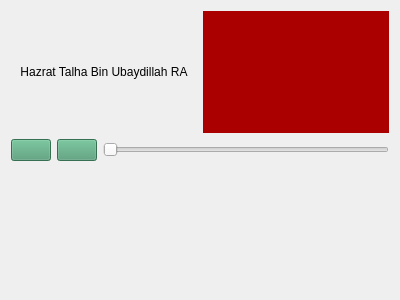
<?xml version="1.0" encoding="UTF-8"?>
<ui version="4.0">
 <class>Talha</class>
 <widget class="QWidget" name="Talha">
  <property name="geometry">
   <rect>
    <x>0</x>
    <y>0</y>
    <width>400</width>
    <height>300</height>
   </rect>
  </property>
  <property name="windowTitle">
   <string>Form</string>
  </property>
  <property name="styleSheet">
   <string notr="true">background-image: url(:/res/talha.jpeg);</string>
  </property>
  <layout class="QGridLayout" name="gridLayout">
   <item row="0" column="0" colspan="3">
    <layout class="QHBoxLayout" name="horizontalLayout">
     <item>
      <widget class="QLabel" name="label">
       <property name="styleSheet">
        <string notr="true">color: rgb(0, 0, 0);
font: 700 12pt &quot;Segoe Print&quot;;</string>
       </property>
       <property name="text">
        <string>Hazrat Talha Bin Ubaydillah RA</string>
       </property>
       <property name="alignment">
        <set>Qt::AlignCenter</set>
       </property>
       <property name="wordWrap">
        <bool>true</bool>
       </property>
      </widget>
     </item>
     <item>
      <widget class="QLabel" name="label_2">
       <property name="styleSheet">
        <string notr="true">background-color: rgb(170, 0, 0);
font: 24pt &quot;Wide Latin&quot;;</string>
       </property>
       <property name="text">
        <string/>
       </property>
       <property name="alignment">
        <set>Qt::AlignCenter</set>
       </property>
       <property name="wordWrap">
        <bool>true</bool>
       </property>
      </widget>
     </item>
    </layout>
   </item>
   <item row="1" column="0">
    <widget class="QPushButton" name="pushButton">
     <property name="styleSheet">
      <string notr="true">background-color: rgb(77, 155, 115);
color: rgb(170, 159, 0);</string>
     </property>
     <property name="text">
      <string/>
     </property>
    </widget>
   </item>
   <item row="1" column="1">
    <widget class="QPushButton" name="pushButton_2">
     <property name="styleSheet">
      <string notr="true">background-color: rgb(77, 155, 115);
color: rgb(170, 159, 0);</string>
     </property>
     <property name="text">
      <string/>
     </property>
    </widget>
   </item>
   <item row="1" column="2">
    <widget class="QSlider" name="horizontalSlider">
     <property name="orientation">
      <enum>Qt::Horizontal</enum>
     </property>
    </widget>
   </item>
   <item row="2" column="0" colspan="3">
    <widget class="QLabel" name="label_3">
     <property name="styleSheet">
      <string notr="true">background-image: url(:/res/rehman1.jpg);

font: 600 italic 14pt &quot;Segoe UI&quot;;
color: rgb(255, 255, 255);</string>
     </property>
     <property name="text">
      <string/>
     </property>
     <property name="alignment">
      <set>Qt::AlignCenter</set>
     </property>
     <property name="wordWrap">
      <bool>true</bool>
     </property>
    </widget>
   </item>
  </layout>
 </widget>
 <resources/>
 <connections/>
</ui>
